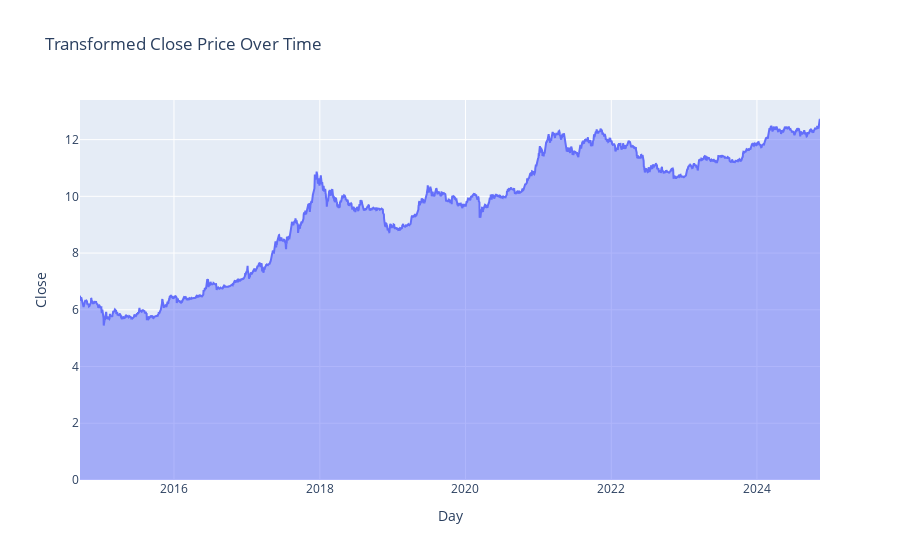

The notebook cell saved with this chart:
### Markdown cell above
<h3>Box Cox Data Transformation
https://builtin.com/data-science/box-cox-transformation-target-variable
</h3>

### Code cell
bc= BoxCox()
df_box = df["Close"], lmbda =bc.transform_boxcox(df["Close"])
# Ensure the data frame contains an appropriate time-related index
df['Day'] = pd.date_range(start='17/9/2014', periods=len(df), freq='D')  # Example date range

# Plot the transformed 'Close' values
fig = px.area(df, x='Day', y='Close', title="Transformed Close Price Over Time")
fig.show()

plt.hist(df['Close'], bins=30, edgecolor='black')
plt.title("Histogram of Time Series Data")
plt.xlabel("Price")
plt.ylabel("Frequency")
plt.show()

stats.probplot(df['Close'], dist="norm", plot=plt)
plt.title("Q-Q Plot of Time Series Data")
plt.show()

### Figure 1 — Plotly figure (JSON) as saved in the notebook; plotly's stock layout.template omitted (floating-point values rounded to 4 significant figures; data arrays with more than 128 entries replaced by an {"elided": "..."} marker saying what was removed)
{"data": [{"fillpattern": {"shape": ""}, "hovertemplate": "Day=%{x}<br>Close=%{y}<extra></extra>", "legendgroup": "", "line": {"color": "#636efa"}, "marker": {"symbol": "circle"}, "mode": "lines", "name": "", "orientation": "v", "showlegend": false, "stackgroup": "1", "type": "scatter", "x": {"elided": "3710 str values"}, "xaxis": "x", "y": {"elided": "3710 float values"}, "yaxis": "y"}], "layout": {"autosize": true, "legend": {"tracegroupgap": 0}, "title": {"text": "Transformed Close Price Over Time"}, "xaxis": {"anchor": "y", "autorange": true, "domain": [0, 1], "range": ["2014-09-17", "2024-11-12"], "title": {"text": "Day"}, "type": "date"}, "yaxis": {"anchor": "x", "autorange": true, "domain": [0, 1], "range": [0, 13.4], "title": {"text": "Close"}, "type": "linear"}}}
